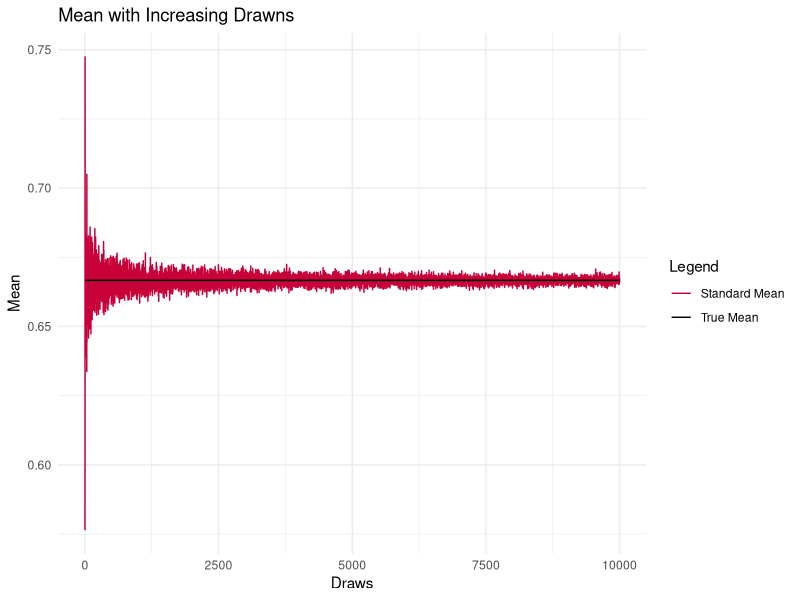
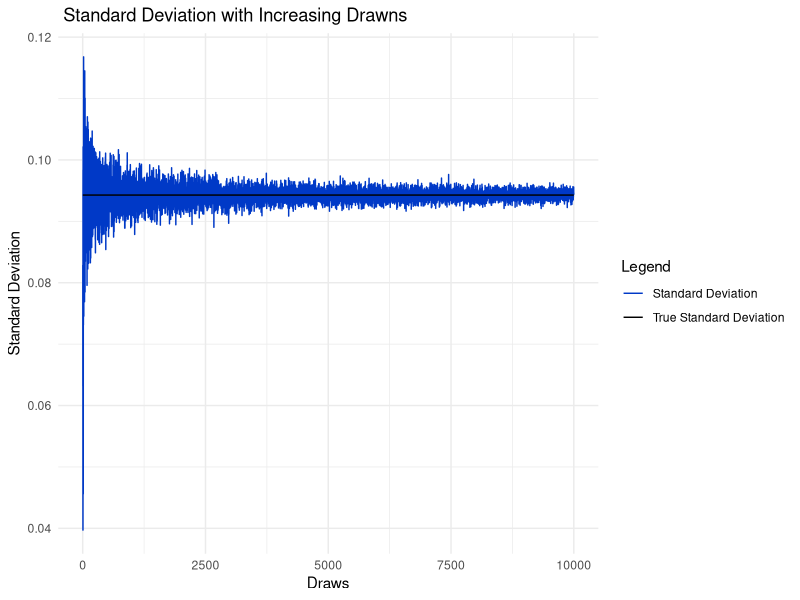
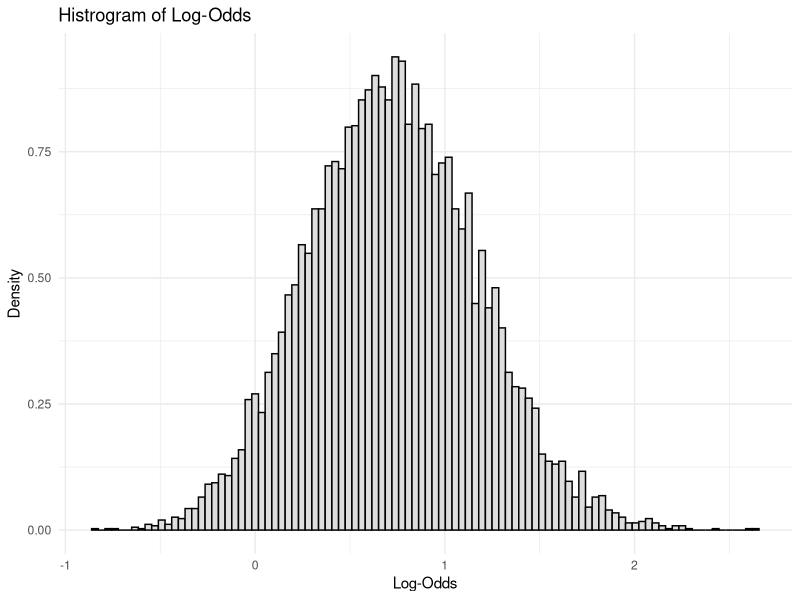

Write R code to recreate these figures, in order.
## ---- chunk 1
knitr::opts_chunk$set(echo = TRUE)
library(ggplot2)
## ---- chunk 2

################################################################################
# Exercise 1
################################################################################

# Parameters
n = 20
s = 14
f = n - s

# Prior
alpha_z = 2
beta_z = 2

# Posterior
alpha_post = alpha_z + s
beta_post = beta_z + f

## ---- chunk 3

mean_posterior = alpha_post / (alpha_post + beta_post)
sd_posterior = sqrt((alpha_post * beta_post) /
                  ((alpha_post + beta_post)^2 * (alpha_post + beta_post + 1))) 

## ---- chunk 4

get_stats = function(n, alpha, beta) {
  samples = rbeta(n, alpha, beta)
  return(c(count = n, sample_mean = mean(samples), sample_sd = sd(samples)))
}

df = data.frame(t(sapply(2:10000, get_stats, alpha_post, beta_post)))

## ---- chunk 5

ggplot(df) +
  geom_line(aes(x = count, y = sample_mean, color = "Standard Mean")) +
  geom_line(aes(x = count, y = mean_posterior, color = "True Mean")) +
  labs(title = "Mean with Increasing Drawns", y = "Mean", x = "Draws") +
  scale_color_manual("Legend", values = c("#C70039", "#000000")) +
  theme_minimal()

## ---- chunk 6

ggplot(df) +
  geom_line(aes(x = count, y = sample_sd, colour = "Standard Deviation")) +
  geom_line(aes(x = count, y = sd_posterior, colour = "True Standard Deviation")) +
  labs(title = " Standard Deviation with Increasing Drawns", y = "Standard Deviation", x = "Draws") +
  scale_color_manual("Legend", values = c("#0039C7", "#000000")) +
  theme_minimal()

## ---- chunk 7

mean(rbeta(100000, alpha_post, beta_post) < 0.4)

## ---- chunk 8

draws = 10000

samples = rbeta(draws, alpha_post, beta_post)
phi = data.frame(log(samples / (1 - samples)))
colnames(phi) = "phi"

## ---- chunk 9

ggplot(phi) +
  geom_histogram(aes(x = phi, y=..density..), color = "black",
                 fill = "#dedede", bins = sqrt(draws)) +
  labs(title = "Histrogram of Log-Odds",
  y = "Density",
  x = "Log-Odds", color = "Legend") +
  theme_minimal()

